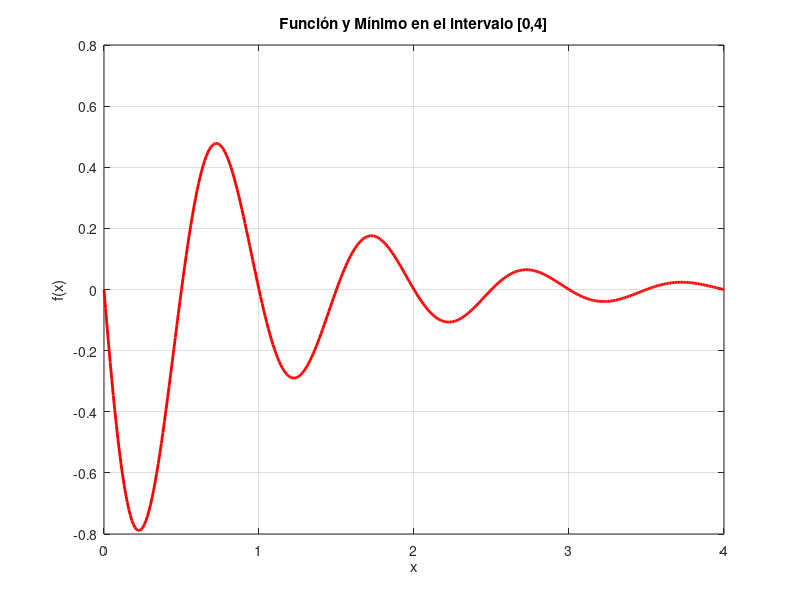

This figure's MATLAB source: (Note: this script raises an error after producing the figure.)
clc
clear
close all

disp ('-----------')
disp ('Ejercicio 1: ')
disp ('-----------')

function [] = GetMinByInterval(a, b)
    figure;
    
    x = (0:0.01:4);
    y = -exp(-x) .* sin(2 * pi * x);
    plot(x, y, '-r', 'LineWidth', 2)    
    grid on;
    xlabel('x');
    ylabel('f(x)');
    title(['Función y Mínimo en el intervalo [' num2str(a) ',' num2str(b) ']']);
    hold on;
    
    options = optimset('Display','iter');

    [x, fval, exitflag, output] = fminbnd(@(x) -exp(-x) .* sin(2 * pi * x), a, b, options);
    
    disp(['Intervalo: ', num2str(a), ' < x < ', num2str(b)]);
    fprintf('\nLa función alcanza el mínimo en x = %f', x);
    fprintf('\nEl valor de la función en dicho punto es f = %f', fval);
    fprintf('\nEl valor de la variable EXITFLAG es %d\n', exitflag);
    fprintf('\nAlgoritmo utilizado: %s', output.algorithm);
    fprintf('\nNúmero de iteraciones del algoritmo: %d', output.iterations);
    fprintf('\nNúmero de evaluaciones de la función: %d', output.funcCount);
    fprintf('\n%s\n', output.message);
    disp ('----------------------------------------------------------------------------------------')
    
    plot(x, fval, 'bo', 'LineWidth', 2,...
        'MarkerSize', 5,...
        'MarkerEdgeColor','y',...
        'MarkerFaceColor','y');
    
    hold off;
end

GetMinByInterval(0,4)
GetMinByInterval(0,2)
GetMinByInterval(0,1)

hold off
